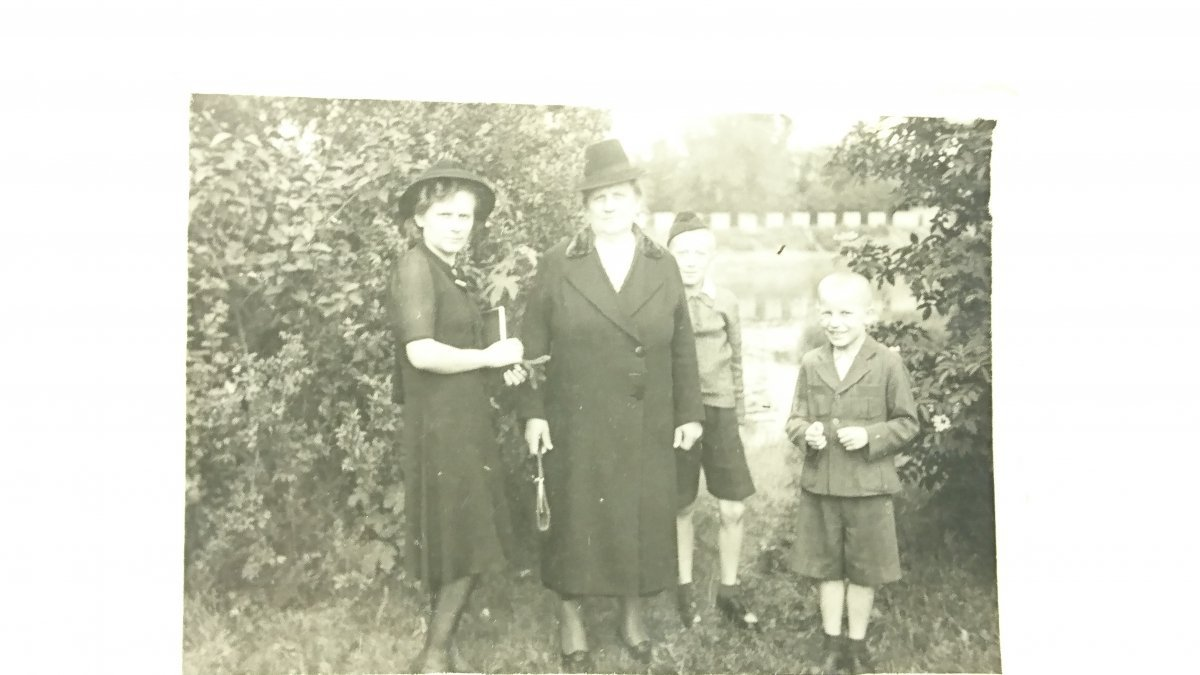
#> input picture PIAO/stare.jpg, 1200 x 675 px
$ python zad1p3.py
#> lines starting #> are read from the running program, lines starting #| are printed output that depends on the picture
import cv2
import numpy as np
import matplotlib.pyplot as plt

def load_image(image_path):
#  """
#  Wczytuje obraz z podanej ścieżki.
#  Parameters:
#  - file_path (str): Ścieżka do pliku obrazu.
#  Returns:
#  - image (numpy.ndarray): Wczytany obraz.
#  """
#> called with image_path = 'stare.jpg'
 image = cv2.imread(image_path)
#> image is the input picture: shape (675, 1200, 3); mean B, G, R 193.9, 207.7, 206.6
 return image
def create_damage_mask(image_shape):
#  """
#  Tworzy pustą maskę o wymiarach zgodnych z obrazem.
#  Parameters:
#  - image_shape (tuple): Kształt obrazu (wysokość, szerokość, liczba kanałów).
#  Returns:
#  - damage_mask (numpy.ndarray): Pusta maska uszkodzeń.
#  """
 damage_mask = np.zeros(image_shape[:2], dtype=np.uint8)
 return damage_mask
def mark_damaged_areas(image, damage_mask):
#  """
#  Oznacza obszary uszkodzeń na obrazie na podstawie podanej maski.
#  Parameters:
#  - image (numpy.ndarray): Obraz do oznaczenia.
#  - damage_mask (numpy.ndarray): Maska uszkodzeń.
#  Returns:
#  - marked_image (numpy.ndarray): Obraz z oznaczonymi uszkodzonymi obszarami.
#  """
 marked_image = image.copy()
 marked_image[damage_mask > 0] = [0, 0, 255] # Oznaczenie na czerwono
 return marked_image
def restore_damaged_areas(image, damage_mask):
#  """
#  Przywraca uszkodzone obszary na obrazie przy użyciu inpaintingu.
#  Parameters:
#  - image (numpy.ndarray): Obraz z uszkodzeniami.
#  - damage_mask (numpy.ndarray): Maska uszkodzeń.
#  Returns:
#  - restored_image (numpy.ndarray): Obraz z przywróconymi obszarami.
#  """
 img = cv2.imread('maski2.jpg', 0)
 type(img)

 img.shape


 restored_image = cv2.inpaint(image, damage_mask, inpaintRadius=10, flags=cv2.INPAINT_TELEA)
 return restored_image
def display_images(original_image, marked_image, restored_image ):
#  """
#  Wyświetla obraz przed i po procesie restauracji.
#  Parameters:
#  - original_image (numpy.ndarray): Oryginalny obraz.
#  - marked_image (numpy.ndarray): Obraz z oznaczonymi uszkodzonymi obszarami.
#  - restored_image (numpy.ndarray): Obraz z przywróconymi obszarami.
#  """
 plt.figure(figsize=(15, 5))
 plt.subplot(1, 3, 1)
 plt.imshow(cv2.cvtColor(original_image, cv2.COLOR_BGR2RGB))
 plt.title("Original Image")
 plt.axis("off")
 plt.subplot(1, 3, 2)
 plt.imshow(cv2.cvtColor(marked_image, cv2.COLOR_BGR2RGB))
 plt.title("Damaged Areas Marked")
 plt.axis("off")
 plt.subplot(1, 3, 3)
 plt.imshow(cv2.cvtColor(restored_image, cv2.COLOR_BGR2RGB))
 plt.title("Restored Image")
 plt.axis("off")

# [4 lines of commented-out code are left out]

 plt.show()
# Ścieżka do pliku z obrazem starych fotografii
image_path = "stare.jpg"
# Wczytaj obraz
old_photo = load_image(image_path)
# Stwórz maskę uszkodzeń (na razie pustą)
damage_mask = create_damage_mask(old_photo.shape)

print(damage_mask)
#> (printed output is left out)
test = 'maski2.jpg'

img = cv2.imread('maski2.jpg', 0)
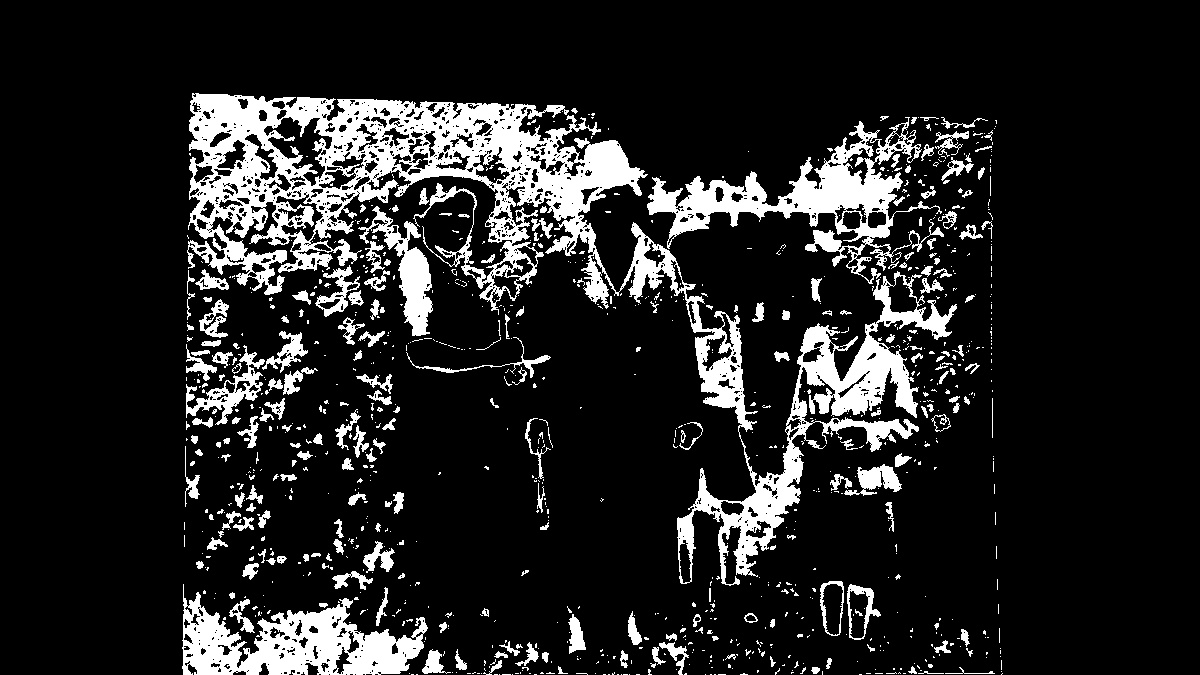
#> input picture PIAO/maski2.jpg, 1200 x 675 px
#> img is the input picture: shape (675, 1200); min 0, max 255, mean 35

res_path = 'restored.jpg'
r2_photo = load_image(res_path)
#> call 2 of load_image, with image_path = 'restored.jpg'
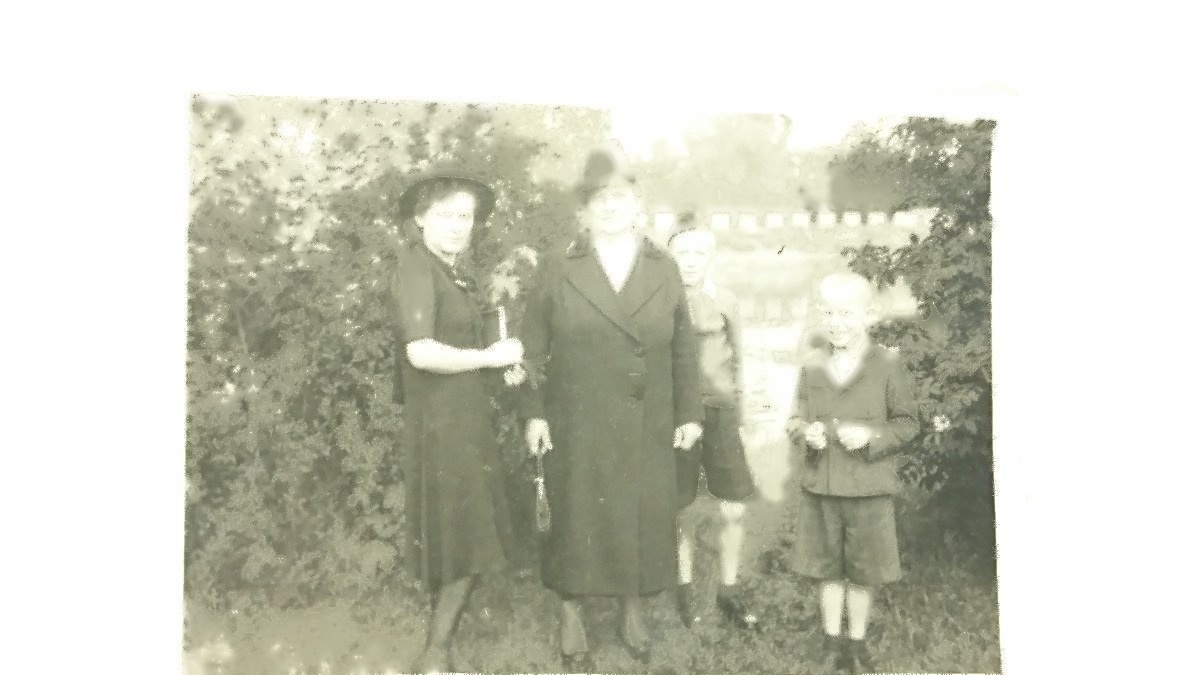
#> input picture PIAO/restored.jpg, 1200 x 675 px
#> in load_image, image is the input picture: shape (675, 1200, 3); mean B, G, R 193.2, 206.8, 205.8
 # Zapis maski do pliku


i = img.shape
#> i = (675, 1200)
str(i)
b = np.matrix(img)
print(b)
#> (printed output is left out)

# Oznacz obszary uszkodzeń (interaktywne narzędzie graficzne lub ręczne zaznaczanie)
# Tutaj możesz dodać kod do interaktywnego zaznaczania obszarów na obrazie.
# Przywróć uszkodzone obszary
restored_photo = restore_damaged_areas(old_photo, b)
#cv2.imwrite(res_path, restored_photo)
#restored_photo2 = restore_damaged_areas(r2_photo, b)
#r2 = np.matrix(restored_photo2)
# Wyświetl wyniki
display_images(old_photo, mark_damaged_areas(old_photo, b), restored_photo)
#> in mark_damaged_areas, `marked_image[damage_mask > 0] = [0, 0, 255]`:
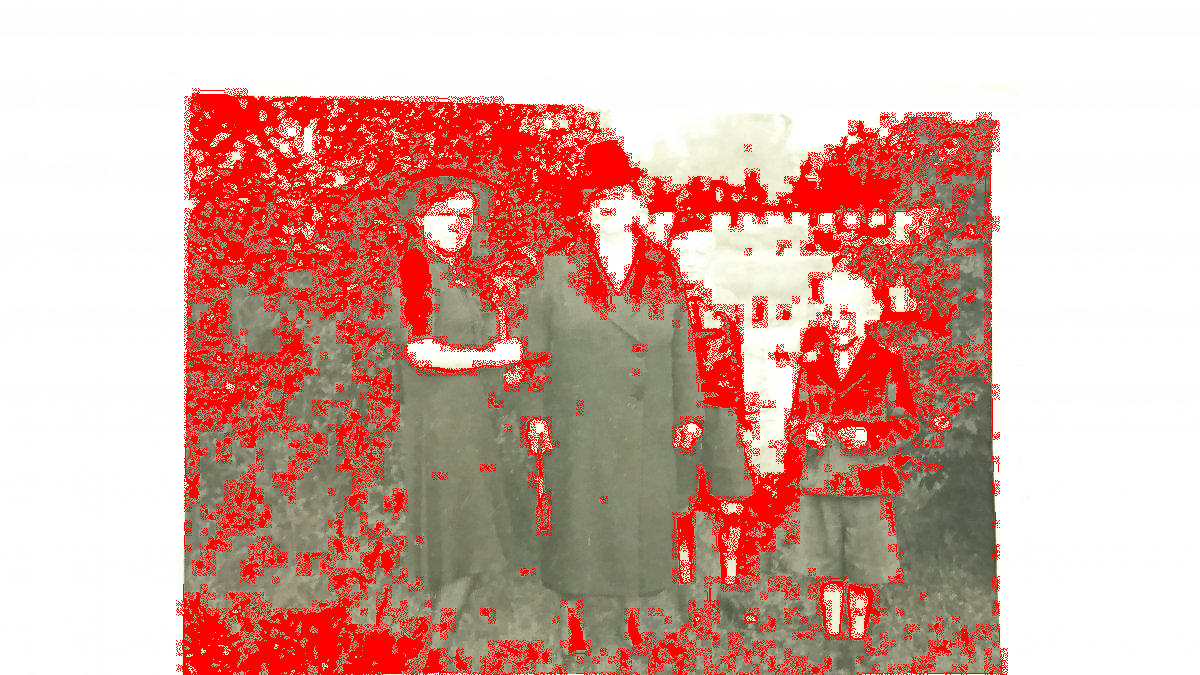
#> marked_image: shape (675, 1200, 3); mean B, G, R 159.9, 168.2, 220.1
#> in display_images, `plt.show()`:
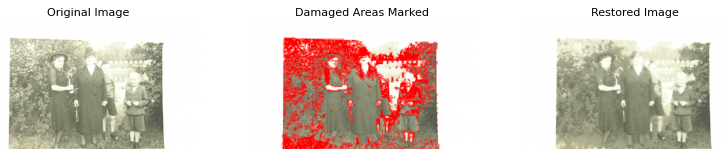
#> figure drawn by matplotlib, 3 panels
